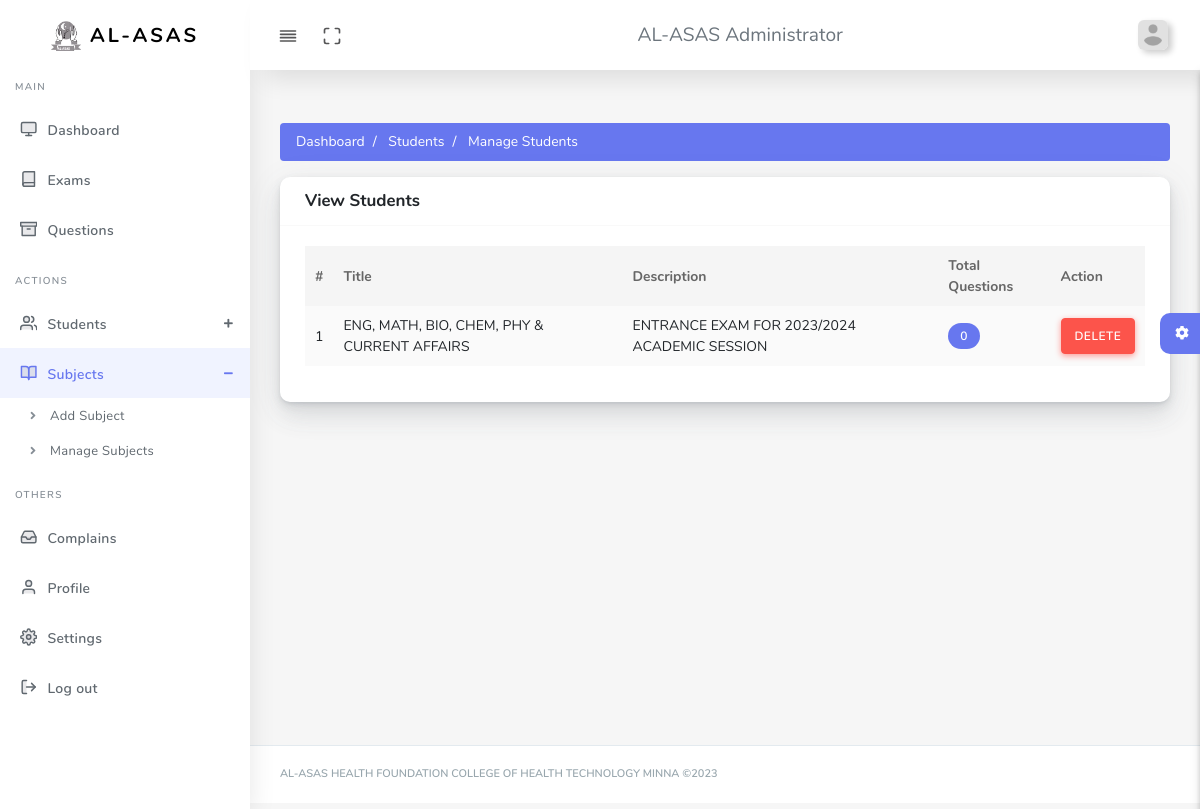
/admin/manage_subjects.php (signed in), run on the app's committed database.
### tables this page shows
CREATE TABLE `subjects` (
  `id` int(10) NOT NULL,
  `title` varchar(50) NOT NULL,
  `description` varchar(200) NOT NULL
);

### admin/helpers/admin-functions.php (called while the page is built, shortened)
<?php
include 'setup.php';
function getAdminByUsername($username)
{
    global $connection;
    $admin_data_q = "SELECT * FROM `admin` WHERE `username` = ?";
    $admin_data_stmt = mysqli_prepare($connection, $admin_data_q);
    mysqli_stmt_bind_param($admin_data_stmt, 's', $username);
    mysqli_stmt_execute($admin_data_stmt);
    $result = mysqli_fetch_assoc(mysqli_stmt_get_result($admin_data_stmt));
    return $result;
}
function getTotalQUestionsForSubject($subjectID){
    global $connection;
    $data_q = "SELECT * FROM `questions` WHERE `subject_id` = ?";
    $data_stmt = mysqli_prepare($connection, $data_q);
    mysqli_stmt_bind_param($data_stmt, 'i', $subjectID);
    mysqli_stmt_execute($data_stmt);
    $result = mysqli_stmt_get_result($data_stmt);
    return mysqli_num_rows($result);
}

### admin/helpers/_manage_subjects.php (called while the page is built)
<?php
$subject_data_q = "SELECT * FROM `subjects`";
$subject_data_stmt = mysqli_prepare($connection, $subject_data_q);
mysqli_stmt_execute($subject_data_stmt);
$subject_res = mysqli_stmt_get_result($subject_data_stmt);

### admin/manage_subjects.php (the view, shortened to what this page needs)
<?php require 'helpers/admin_init.php'; ?>
<?php require 'helpers/_manage_subjects.php'; ?>
  <body>
    <div id="app">
      <div class="main-wrapper main-wrapper-1">
        <div class="navbar-bg"></div>
        <?php Includes::custom_include('includes/navbar.php', [], true);    ?>
        <div class="main-sidebar sidebar-style-2">
        </div>
        <div class="main-content">
          <section class="section">
            <nav aria-label="breadcrumb">
              <ol class="breadcrumb bg-primary text-white-all">
                <li class="breadcrumb-item"><a href="index.php"> Dashboard</a></li>
                <li class="breadcrumb-item"><a href="#"> Students</a></li>
                <li class="breadcrumb-item active" aria-current="page"> Manage Students</li>
              </ol>
            </nav>
         <div class="section-body">
            <div class="row">
              <div class="col-12">
                <div class="card">
                  <div class="card-header">
                    <h4>View Students</h4>
                  </div>
                  <div class="card-body">
                    <div class="table-responsive">
                      <table class="table table-striped" id="table-1">
                        <thead>
                          <tr>
                            <th class="text-center">
                              #
                            </th>
                            <th>Title</th>
                            <th>Description</th>
                            <th>Total Questions</th>
                            <th>Action</th>
                          </tr>
                        </thead>
                        <tbody>
                            <?php $index = 1; ?>
                    <?php while ($result = mysqli_fetch_array($subject_res)) : ?>
                          <tr>
                            <td>
                              <?php echo $index++; ?>
                            </td>
                            <td><?php echo $result['title'] ?></td>
                            <td><?php echo $result['description'] ?></td>
                            <td>
                              <span class="badge badge-primary">
                                <?php echo getTotalQUestionsForSubject($result['id']) ?>
                              </span>
                            </td>
                            <td>
                              <a href="?delete=<?php echo $result['id'] ?>" class="btn btn-danger">DELETE</a>
                            </td>
                          </tr>
                          <?php endwhile; ?>
                        </tbody>
                      </table>
                    </div>
                  </div>
                </div>
              </div>
            </div>
         </div>
        </section>
        </div>
      </div>
    </div>
  </body>
</html>

### admin/includes/navbar.php (shortened to what this page needs)
<?php
$adminData = getAdminByUsername($_SESSION['s_adminUsername']);
?>
<nav class="navbar navbar-expand-lg main-navbar sticky">
          <div class="form-inline mr-auto">
            <ul class="navbar-nav mr-3">
              <li>
                <a
                  href="#"
                  data-toggle="sidebar"
                  class="nav-link nav-link-lg collapse-btn"
                >
                  <i data-feather="align-justify"></i
                ></a>
              </li>
              <li>
                <a href="#" class="nav-link nav-link-lg fullscreen-btn">
                  <i data-feather="maximize"></i>
                </a>
              </li>
            </ul>
          </div>
          <div class="form-inline mr-auto">
            <ul class="navbar-nav mr-3">
              <li class="text-bold" style="font-size: 1.2rem">
                AL-ASAS Administrator
              </li>
            </ul>
          </div>
          <ul class="navbar-nav navbar-right">
            <li class="dropdown">
              <a
                href="#"
                data-toggle="dropdown"
                class="nav-link dropdown-toggle nav-link-lg nav-link-user"
              >
                <img
                  alt="image"
                  src="<?php echo $adminData['avatar'] ?>"
                  class="user-img-radious-style" />
              </a>
            </li>
          </ul>
        </nav>

### data on the page
subjects: title "ENG, MATH, BIO, CHEM, PHY & CURRENT AFFAIRS", description "ENTRANCE EXAM FOR 2023/2024 ACADEMIC SESSION", id "0"
